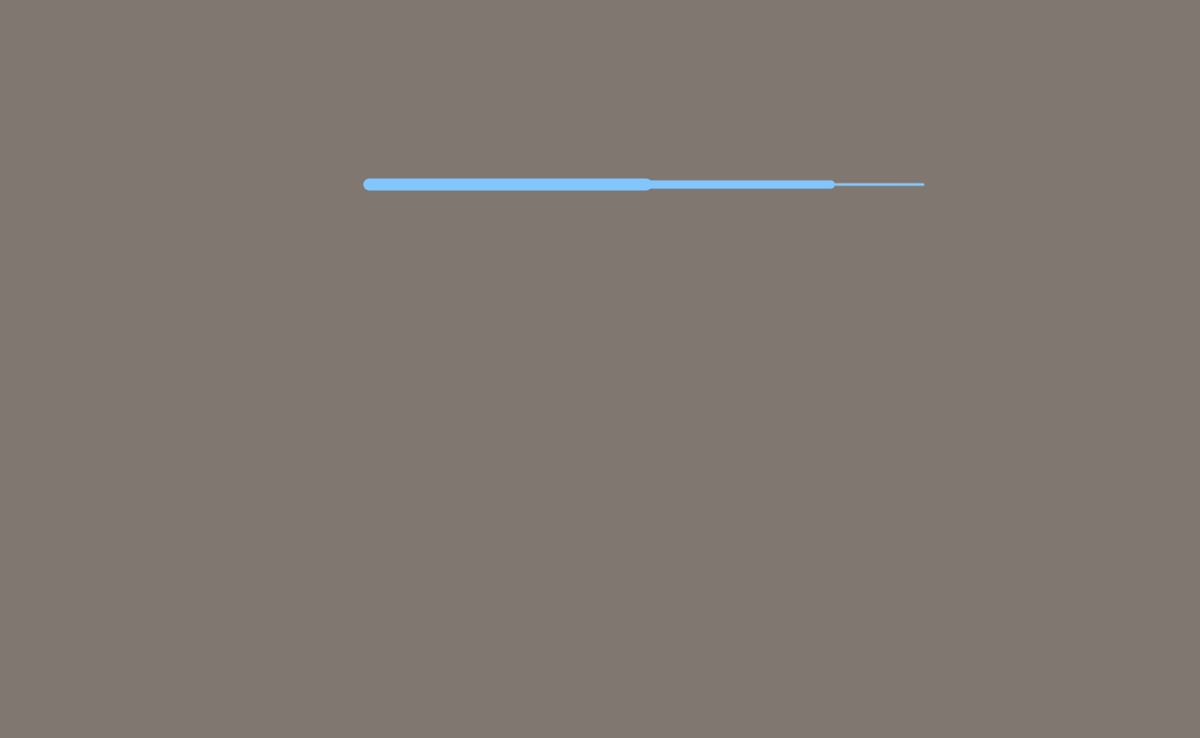
Frame 1 (no input)
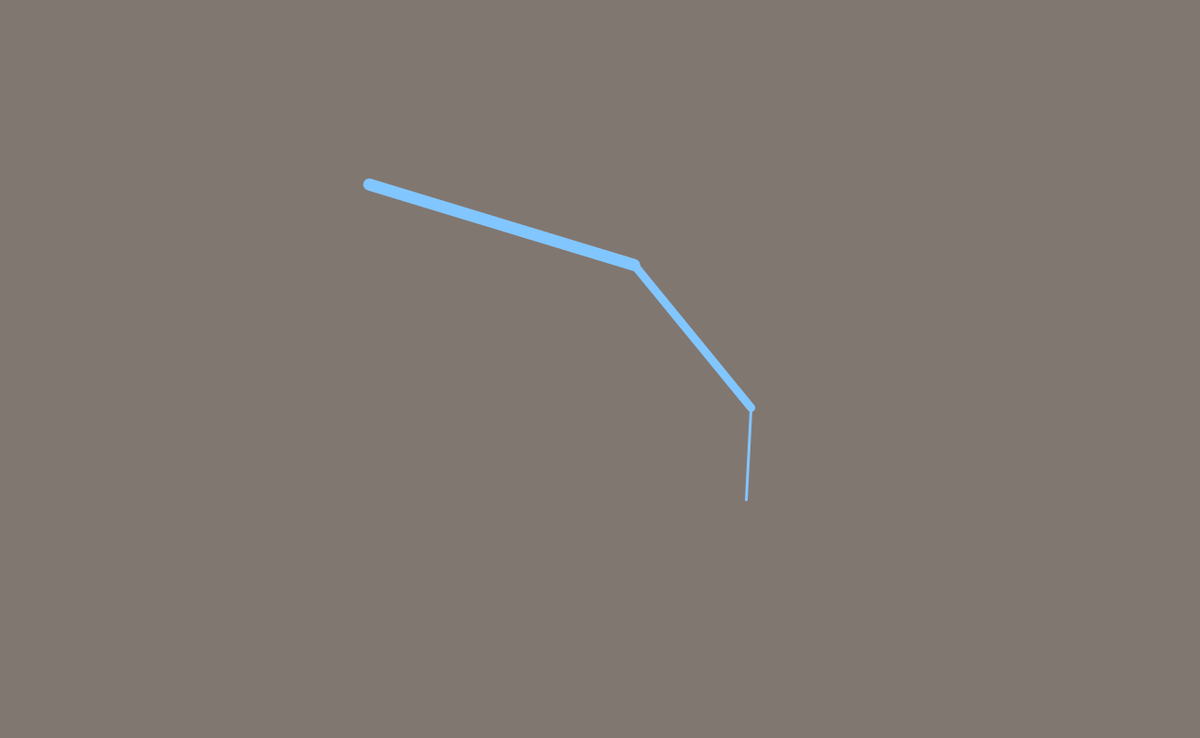
Frame 60 (no input)
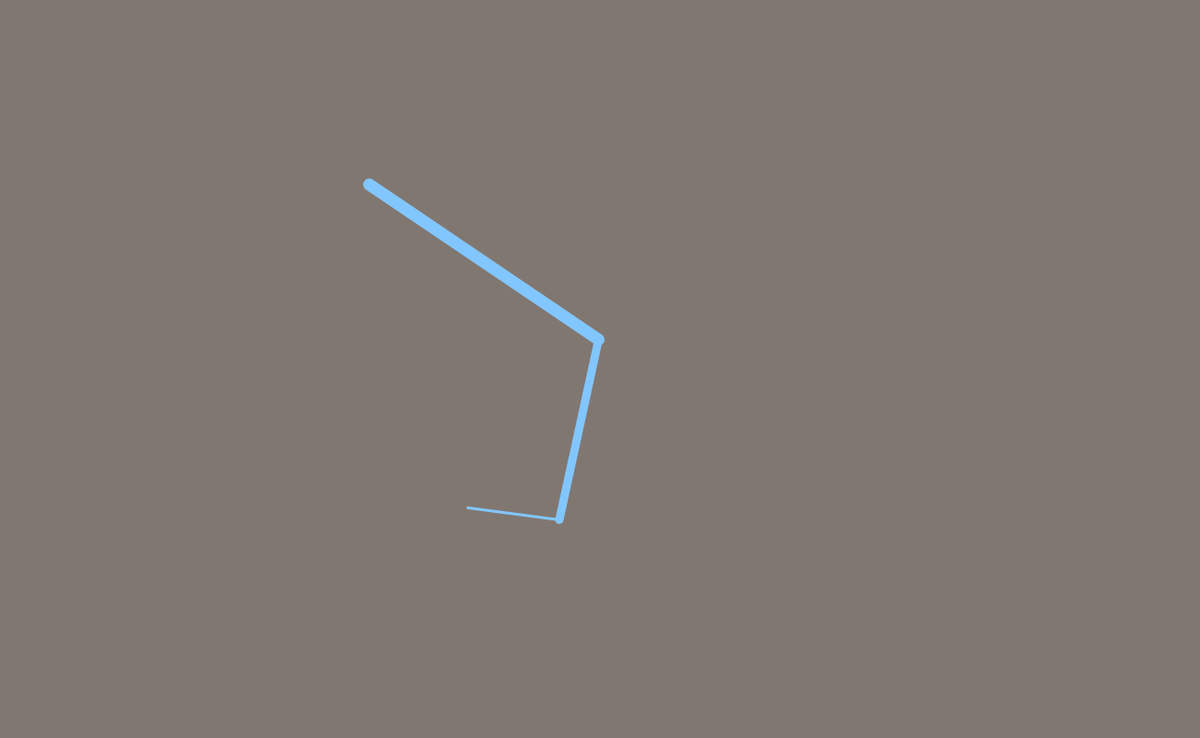
Frame 120 (the mouse pressed at the canvas centre since frame 60)

The p5.js sketch that drew these frames (run headless with seeded random() and noise() and a simulated clock; from frame 60 on, the mouse is pressed at the canvas centre):

// p5.js sketch
// ── sketch.js
var angle = 0
var speed = 0.005
var angleDirection = 1

function setup(){
  createCanvas(1300, 800);
  stroke(130, 198, 255);
}

function draw(){
  background(129, 119, 113);
  strokeWeight(13);
  translate(400, 200);
  rotate(angle);
  line(0, 0, 300, 0)
  translate(300, 0);
  rotate(angle*2);
  strokeWeight(9);
  line(0, 0, 200, 0);
  translate(200, 0);
  rotate(angle*2.5);
  strokeWeight(3);
  line(0, 0, 100, 0);

  angle+= speed*angleDirection
  if (angle > QUARTER_PI || angle < 0 ) {
    angleDirection*= -1
  }
}
